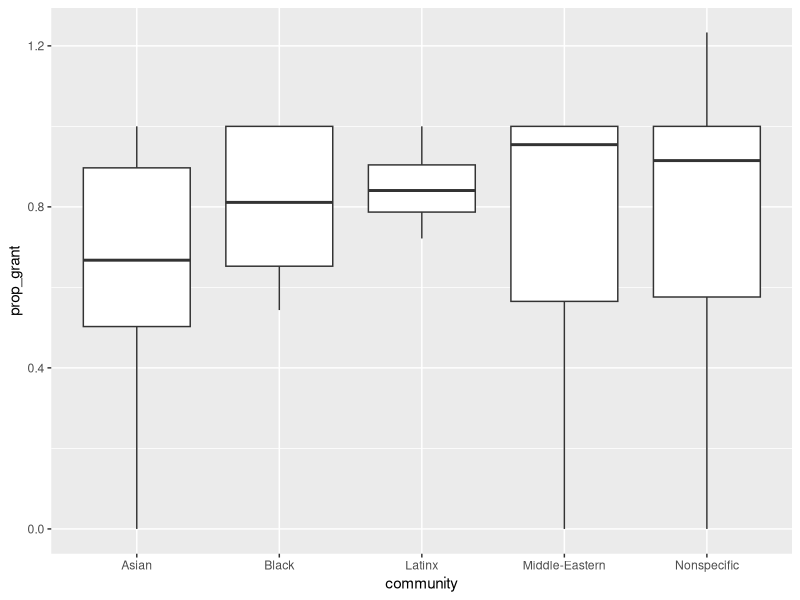
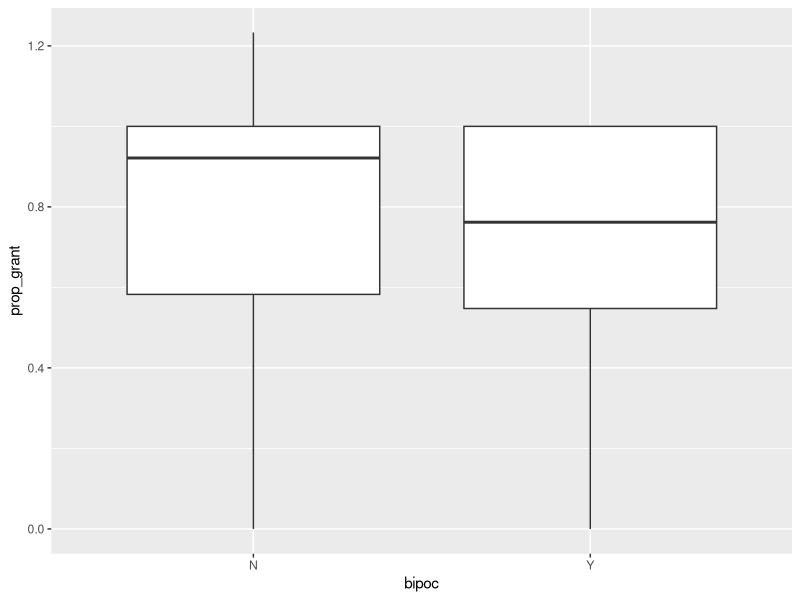
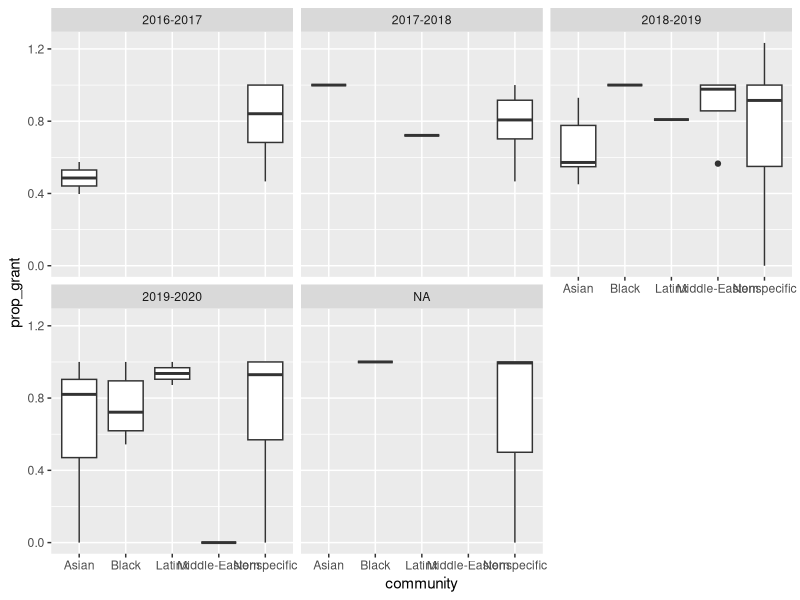
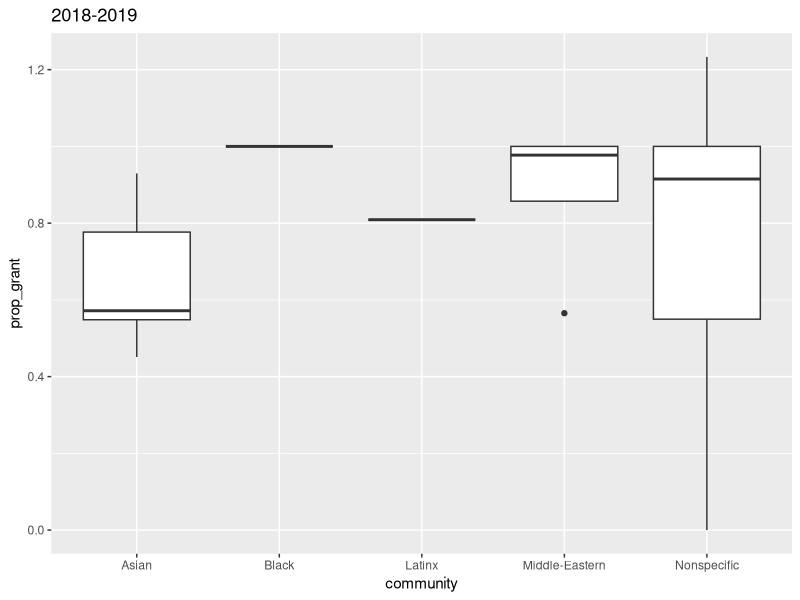
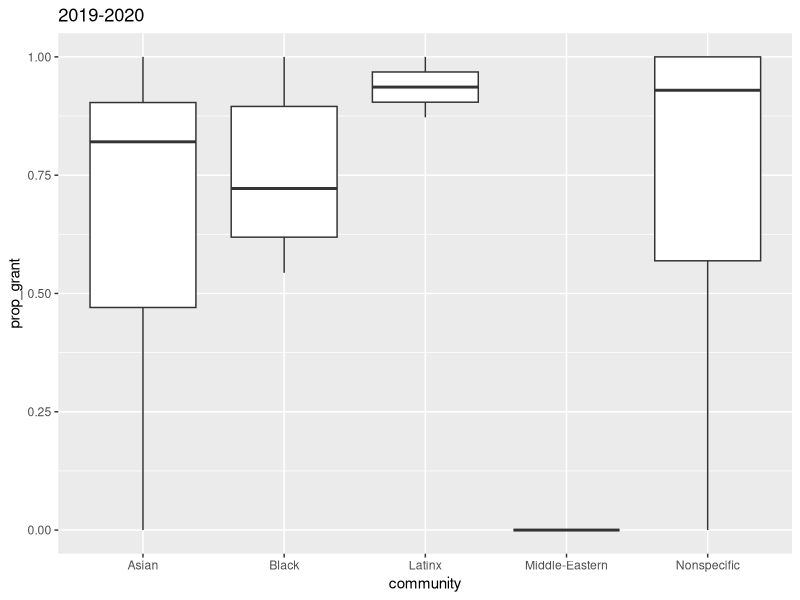
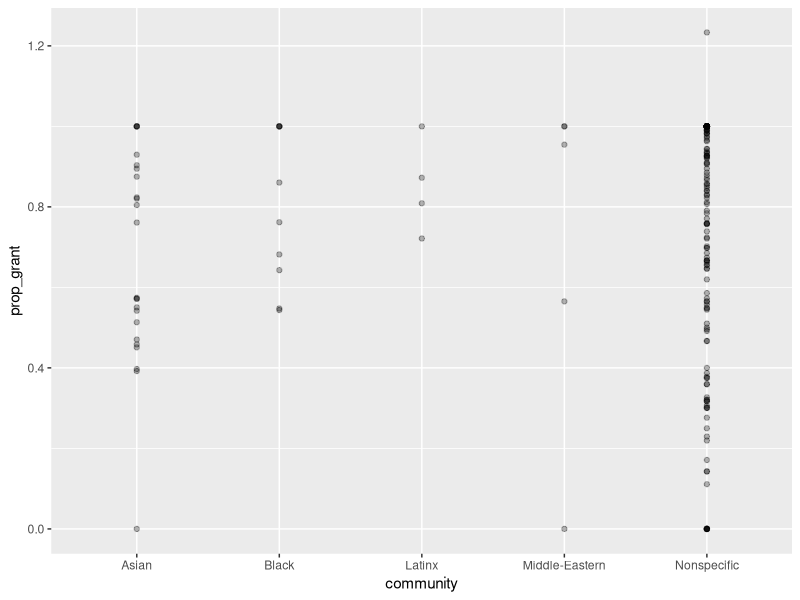
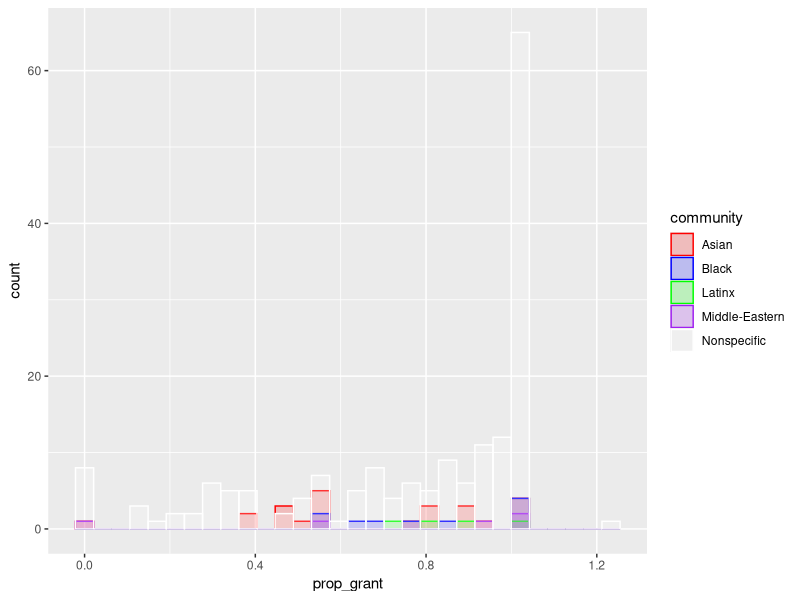
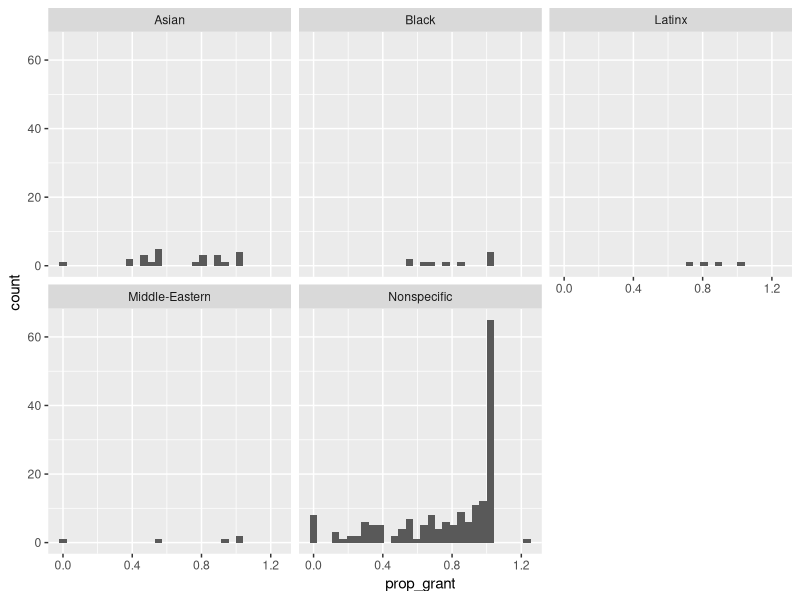

Source code (R) for these figures, in order:
## ---- chunk 1
library(ggplot2)
library(tidyverse)
library(lubridate)
library(broom)
library(knitr)
## ---- chunk 2
prog <- read.csv("data/programming.csv")
prog <- prog[2:6] 
## ---- chunk 3
prog_cat <- prog %>%
  mutate(bipoc = case_when(
    org %in% c("Asian American Alliance",
              "Alpha Kappa Alpha Sorority, Inc.",
              "Alpha Phi Alpha Fraternity, Inc.",
              "Duke Amandla Chorus",
              "Asian Students Association",
              "Black Student Alliance",
              "Duke Chinese Theater",
              "Duke Chinese Student Association", # I added
              "Singapore Students Association", # I added
              "Duke Africa", # I added
              "Black Men's Union", # I added
              "Delta Sigma Theta Sorority, Inc.",
              "Duke Dhamaka",
              "Hindu Students Association",
              "Kappa Alpha Psi Fraternity, Inc.",
              "Lambda Theta Alpha Latin Sorority, Inc.",
              "La Unidad Latina Lambda Upsilon Lambda Fraternity, Inc.",
              "Mi Gente",
              "Nakisai African Dance Ensemble",
              "National Society of Black Engineers",
              "Duke Rhydhun",
              "Taiwanese American Student Association",
              "The Bridge",
              "United in Praise",
              "Zeta Phi Beta Sorority, Inc.",
              "Duke Nepali Student Association",
              "Duke Ethiopian/Eritrean Student Transactional Association",
              "Desarrolla",
              "Gente Aprendiendo para Nuevas Oportunidades",
              "Project H.E.A.L. (Health Education and Awareness in Latin America)",
              "Pakistani Students Association",
              "Duke CommuniTEA",
              "Duke Association for the Middle East",
              "International Association",
              "Duke Muslim Students Association",
              "Duke Sikh Society",
              "Duke Students for Justice in Palestine") ~ "Y",
    TRUE ~ "N"))
## ---- chunk 4
prog_cat <- prog_cat %>%
  mutate(community = case_when(
    org %in% c("Asian American Alliance",
              "Asian Students Association",
              "Duke Chinese Theater",
              "Duke Dhamaka",
              "Hindu Students Association",
              "Duke Rhydhun",
              "Taiwanese American Student Association",
              "Duke CommuniTEA",
              "Duke Sikh Society",
              "Duke Nepali Student Association",
              "Pakistani Students Association",
              "Duke Chinese Student Association",
              "Singapore Students Association") ~ "Asian",
    org %in% c("Alpha Kappa Alpha Sorority, Inc.",
              "Alpha Phi Alpha Fraternity, Inc.",
              "Duke Amandla Chorus",
              "Black Student Alliance",
              "Delta Sigma Theta Sorority, Inc.",
              "Kappa Alpha Psi Fraternity, Inc.",
              "Nakisai African Dance Ensemble",
              "National Society of Black Engineers",
              "United in Praise",
              "Zeta Phi Beta Sorority Inc.",
              "Duke Ethiopian/Eritrean Student Transactional Association",
              "Duke Africa",
              "Black Men's Union") ~ "Black",
    org %in% c("Lambda Theta Alpha Latin Sorority, Inc.", 
              "La Unidad Latina Lambda Upsilon Lambda Fraternity, Inc.",
              "Mi Gente",
              "Gente Aprendiendo para Nuevas Oportunidades",
              "Project H.E.A.L. (Health Education and Awareness in Latin America)",
              "Desarrolla") ~ "Latinx",
    org %in% c("Duke Association for the Middle East",
              "Duke Muslim Students Association",
              "Duke Students for Justice in Palestine") ~ "Middle-Eastern",
    TRUE ~ "Nonspecific"
  ))
## ---- chunk 5
prog_cat <- prog_cat %>%
  filter(!is.na(date)) %>%
  mutate(prop_grant = grant / req,
         year = year(date),
         month = month(date),
         sem = case_when(
           month %in% c(1, 2, 3, 4, 5, 6) ~ "Spring",
           month %in% c(7, 8, 9, 10, 11, 12) ~ "Fall"),
         schoolyr = case_when(
           year == 2016 & sem == "Fall" ~ "2016-2017",
           year == 2017 & sem == "Spring" ~ "2016-2017",
           year == 2017 & sem == "Fall" ~ "2017-2018",
           year == 2018 & sem == "Spring" ~ "2017-2018",
           year == 2018 & sem == "Fall" ~ "2018-2019",
           year == 2019 & sem == "Spring" ~ "2018-2019",
           year == 2019 & sem == "Fall" ~ "2019-2020",
           year == 2020 & sem == "Spring" ~ "2019-2020"
         ))
## ---- chunk 6
ggplot(prog_cat, aes(x = community, y = prop_grant)) +
  geom_boxplot()
ggplot(prog_cat, aes(x = bipoc, y = prop_grant)) +
  geom_boxplot()

ggplot(prog_cat, aes(x = community, y = prop_grant)) +
  geom_boxplot() +
  facet_wrap(. ~ schoolyr)

prog_cat %>%
  filter(schoolyr == "2018-2019") %>%
  ggplot(aes(x = community, y = prop_grant)) +
  labs(title = "2018-2019") +
  geom_boxplot()

prog_cat %>%
  filter(schoolyr == "2019-2020") %>%
  ggplot(aes(x = community, y = prop_grant)) +
  labs(title = "2019-2020") +
  geom_boxplot()

ggplot(prog_cat, aes(x = community, y = prop_grant)) +
  geom_point(alpha = 0.3)

ggplot(prog_cat, aes(x = prop_grant)) +
  geom_histogram(aes(color = community, fill = community),
                 position = "identity", alpha = 0.2) +
  scale_color_manual(values = c("red", "blue", "green", "purple", "white")) +
  scale_fill_manual(values = c("red", "blue","green", "purple", "white"))

ggplot(prog_cat, aes(x = prop_grant)) +
  geom_histogram() +
  facet_wrap(. ~ community)
## ---- chunk 7
ggplot(prog_cat, aes(x = community, y = deny)) +
  geom_boxplot()

ggplot(prog_cat, aes(x = community, y = deny)) +
  geom_point(alpha = 0.3)

ggplot(prog_cat, aes(x = deny)) +
  geom_histogram(aes(color = community, fill = community),
                 position = "identity", alpha = 0.2) +
  scale_color_manual(values = c("red", "blue", "green", "purple", "white")) +
  scale_fill_manual(values = c("red", "blue","green", "purple", "white"))

ggplot(prog_cat, aes(x = deny)) +
  geom_histogram() +
  facet_wrap(. ~ community)
## ---- chunk 8
aggregate(prog_cat$prop_grant, list(prog_cat$org), mean) %>%
  arrange(desc(x))

aggregate(prog_cat$prop_grant, list(prog_cat$community), mean) %>%
  arrange(desc(x))

aggregate(prog_cat$grant, list(prog_cat$org), sum) %>%
  arrange(desc(x))

aggregate(prog_cat$grant, list(prog_cat$community), sum) %>%
  arrange(desc(x))

aggregate(prog_cat$deny, list(prog_cat$community), sum) %>%
  arrange(desc(x))
## ---- chunk 9
model_bipoc <- lm(prop_grant ~ bipoc, data = prog_cat)
kable(model_bipoc %>% tidy(conf.int=TRUE),format="html",digits=3)
kable(tidy(aov(model_bipoc)),format="html",digits=3)


model_comm <- lm(prop_grant ~ community,data=prog_cat)
kable(tidy(aov(model_comm)),format="html",digits=3)
